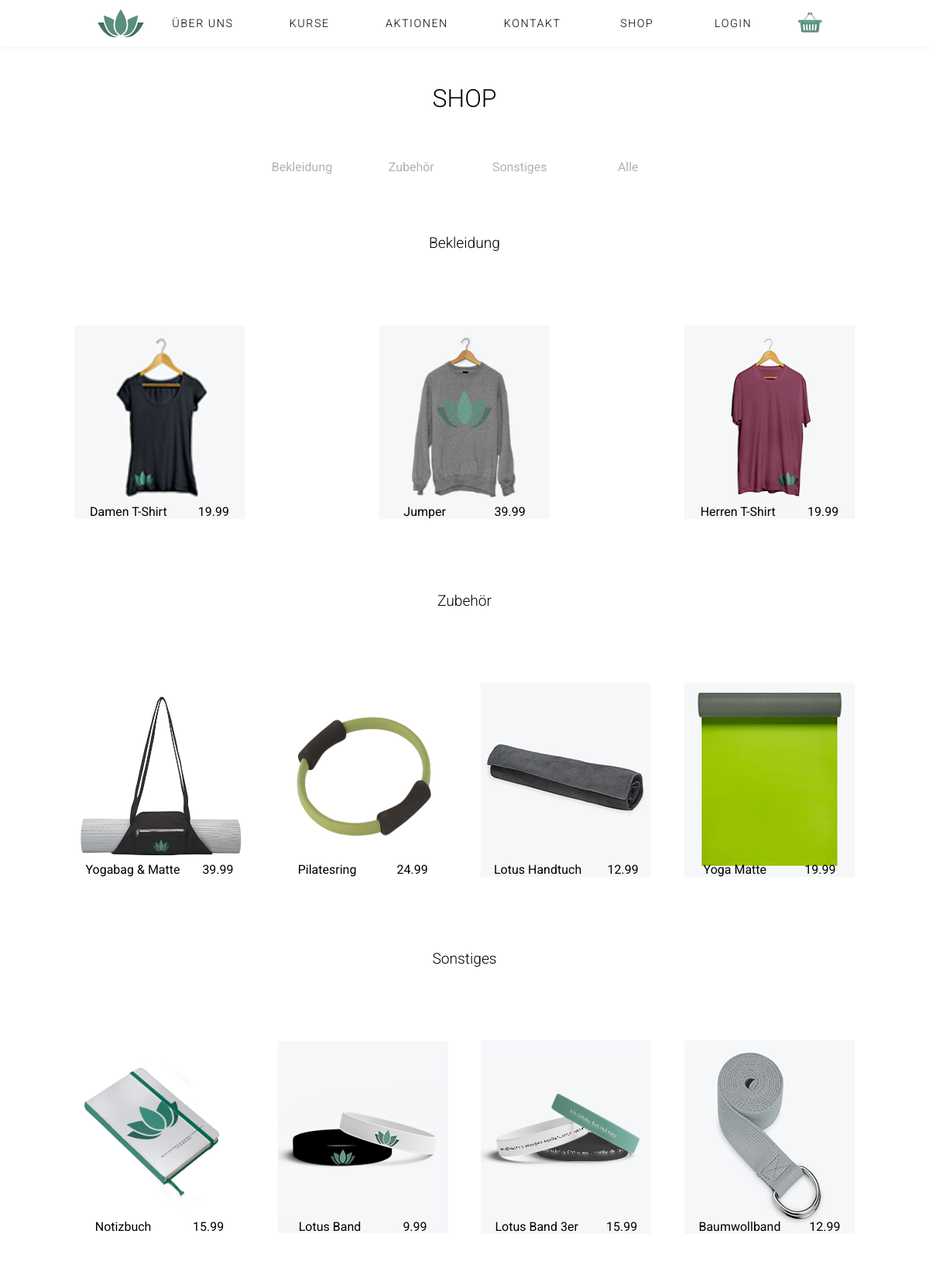
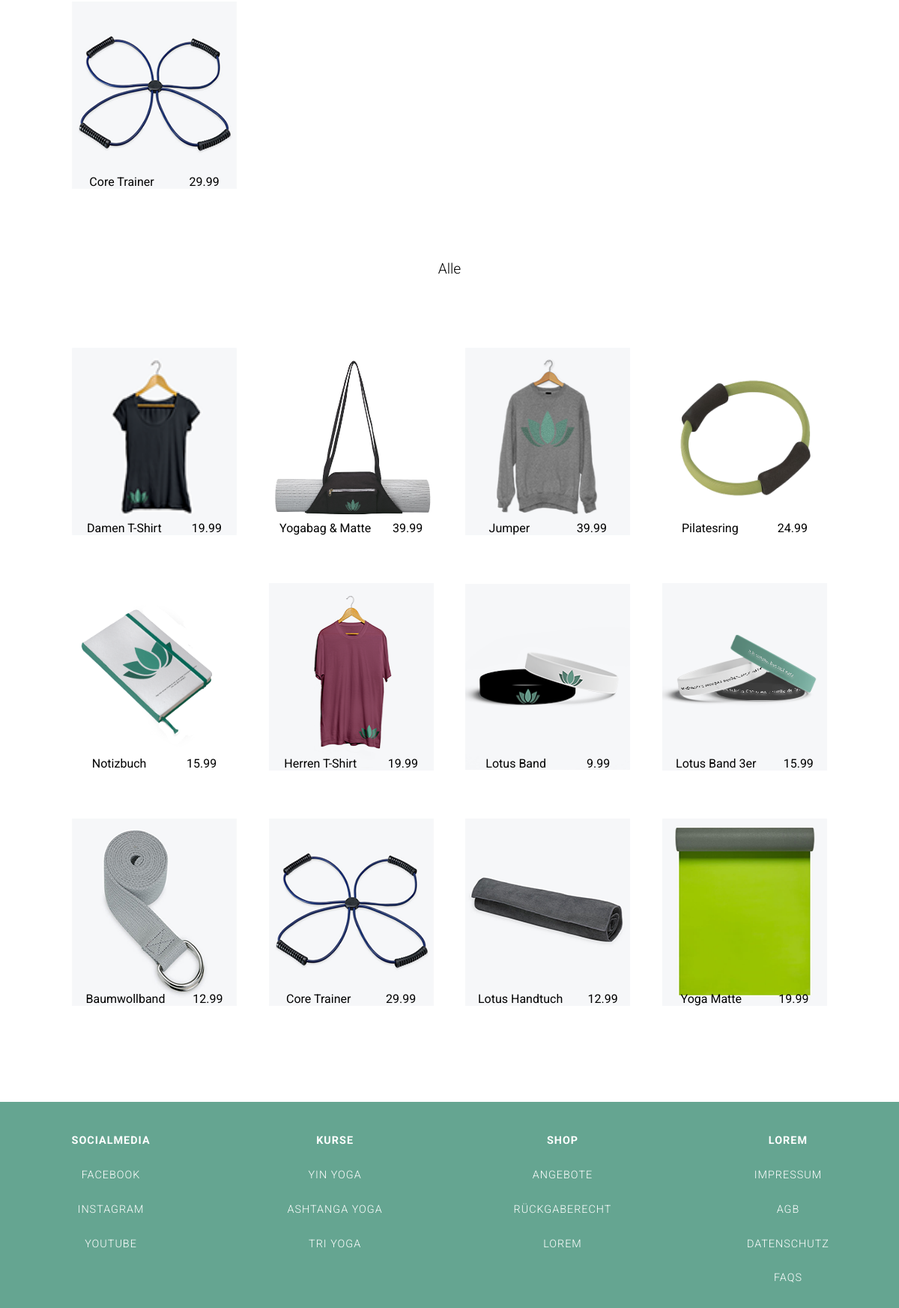
Page /index.php?page=Shop (upper part) on the committed database (2 pictures, top to bottom).
### tables this page shows
CREATE TABLE IF NOT EXISTS `shop_categories` (
  `id` int(11) NOT NULL,
  `_name` varchar(100) NOT NULL,
  `is_active` tinyint(1) NOT NULL DEFAULT '1',
  `deleted_at` timestamp NULL DEFAULT NULL
);

CREATE TABLE IF NOT EXISTS `products` (
  `id` int(11) NOT NULL,
  `_name` varchar(150) NOT NULL,
  `price` float NOT NULL,
  `shop_categories_id` int(10) NOT NULL,
  `description` varchar(300) NOT NULL,
  `pic` varchar(150) NOT NULL,
  `thumb_1` varchar(500) NOT NULL,
  `thumb_2` varchar(500) NOT NULL,
  `thumb_3` varchar(500) NOT NULL,
  `color` varchar(100) DEFAULT NULL,
  `in_aktion` tinyint(1) NOT NULL DEFAULT '0',
  `price_in_aktion` float NOT NULL,
  `is_active` tinyint(1) NOT NULL DEFAULT '1',
  `deleted_at` timestamp NULL DEFAULT NULL
);

CREATE TABLE IF NOT EXISTS `contents` (
  `id` int(11) NOT NULL,
  `_name` varchar(1000) NOT NULL,
  `type` varchar(150) NOT NULL,
  `content` varchar(1000) NOT NULL DEFAULT '',
  `sequence` int(11) NOT NULL,
  `is_active` tinyint(1) NOT NULL DEFAULT '1',
  `deleted_at` timestamp NULL DEFAULT NULL
);

### index.php (called while the page is built, shortened)
<?php
$content = ('content/');
include('functions/load_content.php');
include('header.php');
if( ! isset($_GET['page']) ){
	$page = "home";
}else{
	$page = $_GET['page'];
}
if($page){
	$content .= $page .".php";
}
include($content);
include('footer.php');
?>

### functions/load_Content.php (called while the page is built, shortened)
<?php
function get_content_data($table_name){
    global $link;
    $sql = "SELECT * FROM " .$table_name. " WHERE deleted_at IS NULL";
	$res = mysqli_query($link, $sql);
	return $res;
}
function get_ordered_content_data($table_name, $where, $equals, $order_by, $asc_desc){
    global $link;
    $sql = "SELECT * FROM " .$table_name. " WHERE ". $where . " = '" . $equals ."' ORDER BY ".$order_by." ". $asc_desc;
    $res = mysqli_query($link, $sql);
    return $res;
}
$shop = get_content_data('products');
$categories = get_content_data('shop_categories');
$footer = get_ordered_content_data('contents', '_name', 'footer', 'sequence', 'asc');
?>

### content/shop.php (the view, shortened to what this page needs)
<section class="content-wrapper">
    <h2>Shop</h2>
    <nav class="shop-categories">
        <ul>
            <?php
            while( $row3 = mysqli_fetch_assoc($categories) ) {
                ?>
                <li ><a href = "#<?php echo $row3['_name'] ?>" ><?php echo $row3['_name'] ?></a ></li>
            <?php
            }
            ?>
        </ul>
    </nav>
    <section class="wrapper_shop">
        <?php
        mysqli_data_seek($categories, 0);
        while( $row2 = mysqli_fetch_assoc($categories) ) {
            ?>
            <h3 id="<?php echo $row2['_name'] ?>"><?php echo $row2['_name'] ?></h3>
            <section class="line-wrapper_shop">
                <?php
                mysqli_data_seek($shop, 0);
                while ($row = mysqli_fetch_assoc($shop)) {
                    if($row2['id'] == $row['shop_categories_id'] || $row2['id'] == 4) {
                        ?>
                        <section class="product">
                            <a href="index.php?page=Detailansicht&amp;product_id=<?php echo $row['id'] ?>">
                                <ul class="product-img">
                                    <img src="<?php echo $row['pic'] ?>" class="jumper_white"/>
                                </ul>
                                <ul class="info">
                                    <li><?php echo $row['_name'] ?></li>
                                    <li><?php echo $row['price'] ?></li>
                                </ul>
                            </a>
                        </section>
                        <?php
                    }
                }
                ?>
            </section>
            <?php
        }
        ?>
    </section>
</section>

### footer.php (shortened to what this page needs)
  <footer class="footer_main">
    <section class="links_footer" >
<?php
    $cnt = 0;
    while( $row = mysqli_fetch_assoc($footer) ){
      if($row['type'] == 'subheadline'){
          if($cnt != 0){
            echo '</ul>';
          }
          echo '<ul><li><h4>'.$row["content"].'</h4></li>';
      }else{
          echo '<li><a href="'.$row["content"].'">'.$row["type"].'</a>';
      }
      $cnt++;
    }
    ?>
    </section>
  </footer>
</body>
</html>

### css/styles.css (style rules this page uses)
* { font-family: 'Roboto', Helvetica, Verdana, sans-serif; box-sizing: border-box; margin: 0; padding: 0; list-style: none; text-decoration: none; }
html { position: relative; }
.body { margin: 0; }
a { color: inherit; }
.content-wrapper { position: relative; z-index: 50; padding: 8vw; background-color: #fff; text-align: center; }
.content-wrapper h2 { font-size: 2em; font-weight: 300; padding: 1vw 0vw; margin: 0 35vw; text-align: center; text-transform: uppercase; }
.content-wrapper h3 { margin: 2em 0; font-size: 1.2em; font-weight: 300; padding: 2vw 0; }
.product { margin: 2em 0; position: relative; overflow: hidden; height: 250px; flex-basis: 220px; max-width: 220px; min-width: 100px; }
.product-img img { width: 220px; height: 250px; }
.info { position: absolute; bottom: 0; display: flex; width: 100%; padding: 0; transition: all 0.6s ease-in-out; justify-content: space-around; }
.footer_main h4 { padding: 1em 0em; }
.footer_main { padding-top: 2em; height: 400px; background-color: #65a591; color: #fff; text-transform: uppercase; font-size: 0.9em; letter-spacing: 1px; font-weight: 300; text-align: center; position: relative; }
.links_footer { display: flex; justify-content: space-around; }
.links_footer ul li a { transition: all 0.5s ease-in-out; display: block; padding: 1em; min-width: 150px; }
.shop-categories { margin: 2em 0 ; display: flex; flex-direction: column; width: 100%; height: 50px; justify-content: center; }
.shop-categories ul { display: flex; justify-content: center; }
.shop-categories a { min-width: 140px; display: block; color: #b3b3b3; padding: 0.5em 2em; }
.line-wrapper_shop { display: flex; flex-wrap: wrap; justify-content: space-between; }

### rows in the picture
shop_categories: _name "Bekleidung"
shop_categories: _name "Zubehör"
shop_categories: _name "Sonstiges"
shop_categories: _name "Alle"
products: pic (picture), _name "Damen T-Shirt", price "19.99"
products: pic (picture), _name "Jumper", price "39.99"
products: pic (picture), _name "Herren T-Shirt", price "19.99"
products: pic (picture), _name "Yogabag & Matte", price "39.99"
products: pic (picture), _name "Pilatesring", price "24.99"
products: pic (picture), _name "Lotus Handtuch", price "12.99"
products: pic (picture), _name "Yoga Matte", price "19.99"
products: pic (picture), _name "Notizbuch", price "15.99"
products: pic (picture), _name "Lotus Band", price "9.99"
products: pic (picture), _name "Lotus Band 3er", price "15.99"
products: pic (picture), _name "Baumwollband", price "12.99"
products: pic (picture), _name "Core Trainer", price "29.99"
contents: content "SOCIALMEDIA"
contents: type "FACEBOOK"
contents: type "INSTAGRAM"
contents: type "YOUTUBE"
contents: content "KURSE"
contents: type "YIN YOGA"
contents: type "ASHTANGA YOGA"
contents: type "TRI YOGA"
contents: content "SHOP"
contents: type "ANGEBOTE"
contents: type "RÜCKGABERECHT"
contents: type "LOREM"
contents: content "LOREM"
contents: type "IMPRESSUM"
contents: type "AGB"
contents: type "DATENSCHUTZ"
contents: type "FAQS"
